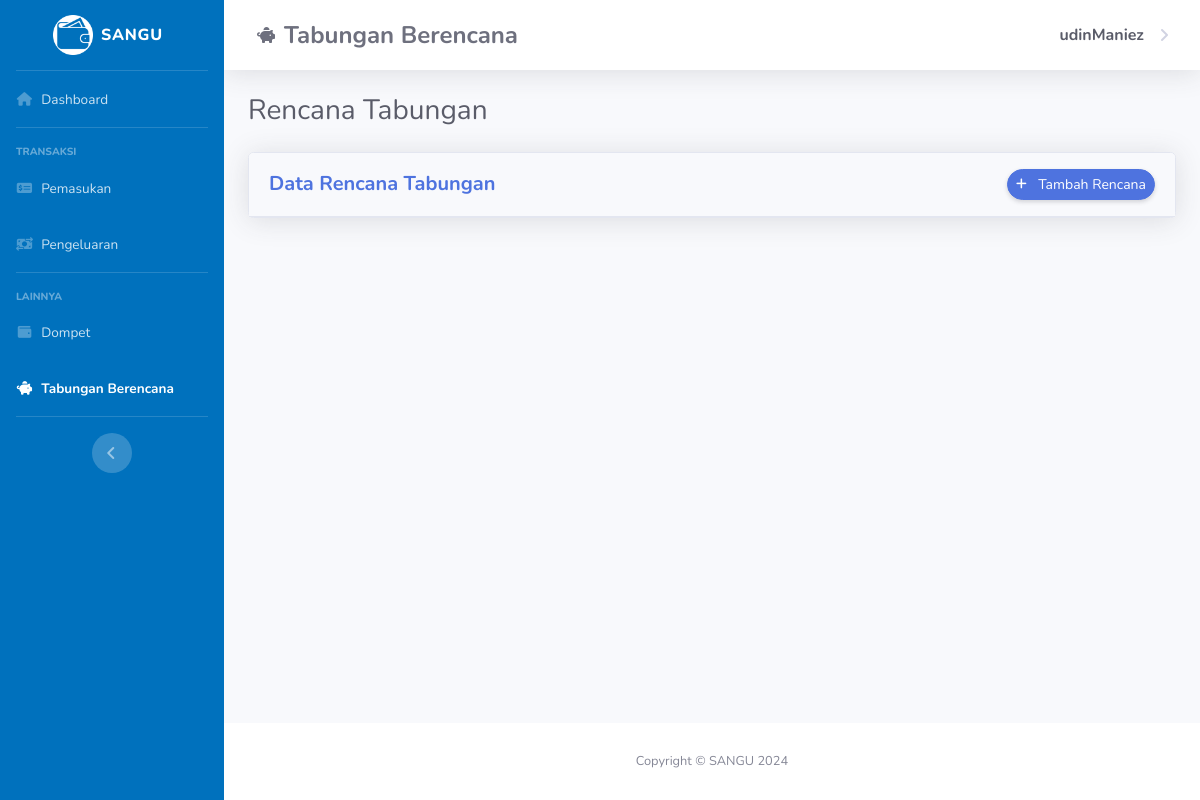
The page /tabunganberencana-page.php (signed in) on the database as committed earlier.
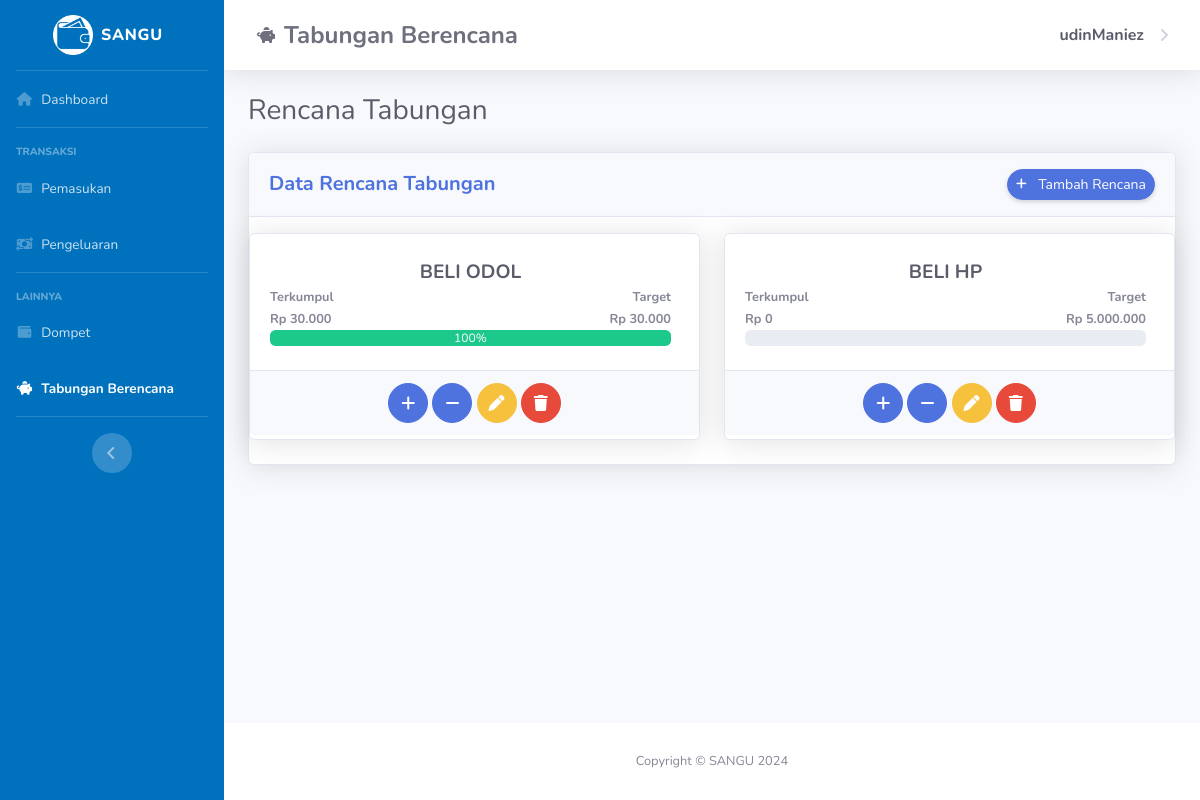
The same page on the database as committed later.
### tables this page shows
CREATE TABLE `rencana` (
  `id_rencana` int(12) NOT NULL,
  `rencana` varchar(255) DEFAULT NULL,
  `target` int(11) DEFAULT NULL,
  `tertabung` int(11) DEFAULT NULL,
  `id_pengguna` int(11) DEFAULT NULL
);

### tabunganberencana-page.php (the view, shortened to what the changed rows need)
<?php
    include "ExeFiles/koneksi.php";
    $id_pengguna = $_SESSION['id_pengguna'];
    $query_table = mysqli_query($mysqli, "SELECT * FROM `rencana` WHERE id_pengguna = '$id_pengguna'");
    function rupiahFormat($number) {
        return 'Rp ' . number_format($number, 0, ',', '.');
    }
?>
<!DOCTYPE html>
<html lang="en">
<head>
    <link rel="stylesheet" href="https://cdnjs.cloudflare.com/ajax/libs/font-awesome/6.5.2/css/all.min.css" />
    <link href="Assets/css/sb-admin-2.min.css" rel="stylesheet">
    <link href="Assets/css/dataTables.bootstrap4.min.css" rel="stylesheet">
    <link href="Assets/css/styles.css" rel="stylesheet">
</head>
<body id="page-top">
    <div id="wrapper">
        <div id="content-wrapper" class="d-flex flex-column">
            <div id="content">
                <div class="container-fluid">
                    <div class="card shadow mb-4">
                            <div class="row">
                                <?php while($result = mysqli_fetch_assoc($query_table)) {?>
                                <?php
                                $hitung_progress = $result['tertabung']/$result['target'];
                                $progress_persen = $hitung_progress * 100;
                                $modal_id_plus = 'plusModal' . $result['id_rencana'];
                                $modal_id_minus = 'minusModal' . $result['id_rencana'];
                                ?>
                                <div class="col-md-6 col-12 mb-4 mt-3">
                                    <div class="card shadow py-1">
                                        <div class="card-body">
                                            <div class="row no-gutters align-items-center">
                                                <div class="col mr-2">
                                                    <div class="text-lg text-center font-weight-bold text-dark text-uppercase mb-1"><?=$result['rencana'];?></div>
                                                    <div class="row no-gutters align-items-center">
                                                        <div class="col-6">
                                                            <h4 class="small font-weight-bold mb-0">Terkumpul</h4>
                                                            <span class="small font-weight-bold"><?=rupiahFormat($result['tertabung']);?></span>
                                                        </div>
                                                        <div class="col-6 text-right">
                                                            <h4 class="small font-weight-bold mb-0">Target</h4>
                                                            <span class="small font-weight-bold"><?=rupiahFormat($result['target']);?></span>
                                                        </div>
                                                    </div>
                                                    <div class="progress mb-1">
                                                        <div class="progress-bar bg-success" role="progressbar" style="width: <?=$progress_persen?>%" aria-valuenow="20" aria-valuemin="0" aria-valuemax="100"><?= $progress_persen ?>%</div>
                                                    </div>
                                                </div>
                                            </div>
                                        </div>
                                        <div class="card-footer">
                                            <div class="col text-center">
                                                <a href="#" class="btn btn-primary btn-circle" data-toggle="modal" data-target="#<?=$modal_id_plus;?>"><i class="fa-solid fa-plus"></i></a>
                                                <a href="#" class="btn btn-primary btn-circle" data-toggle="modal" data-target="#<?=$modal_id_minus;?>"><i class="fa-solid fa-minus"></i></a>
                                                <a href="edit-rencana.php?update=<?=$result['id_rencana']?>" class="btn btn-warning btn-circle"><i class="fas fa-fw fa-pen"></i></a>
                                                <a href="#" class="btn btn-danger btn-circle" data-toggle="modal" data-target="#hapusRencana<?=$result['id_rencana']?>"><i class="fas fa-fw fa-trash"></i></a>
                                            </div>
                                        </div>
                                    </div>
                                </div>
                                <?php }?>
                            </div>
                    </div>
                </div>
            </div>
        </div>
    </div>
</body>
</html>

Rows that differ between the two databases and show on the page:
added rencana: rencana "BELI ODOL", tertabung "Rp 30.000", target "Rp 30.000", progress_persen "100"
added rencana: rencana "BELI HP", tertabung "Rp 0", target "Rp 5.000.000"
